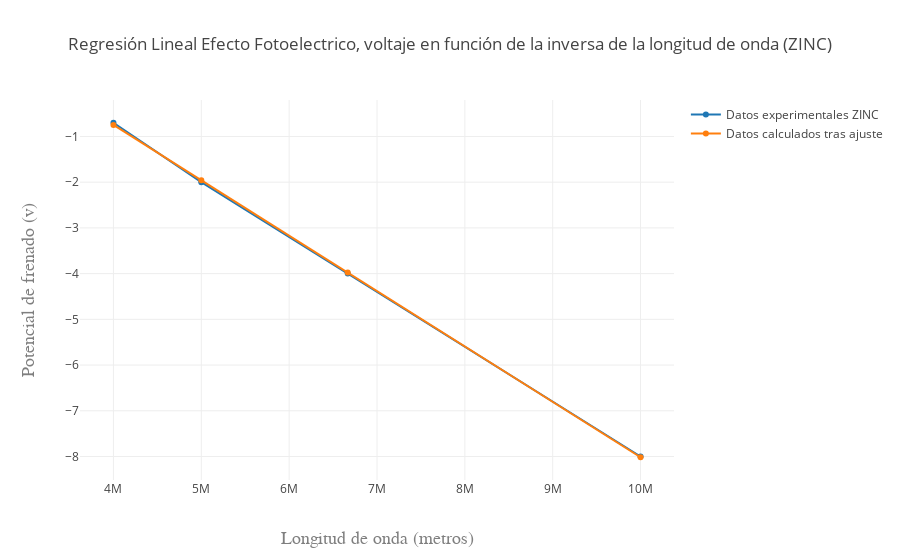

Notebook cell for this chart:
### Code cell
var datos2 = [
  { x: inversa_de_longitudes_de_onda2, 
    y: voltajes_medidos2, name: 'Datos experimentales ZINC' 
   },
  { x: inversa_de_longitudes_de_onda2, 
    y: voltajes_de_frenado_calculados2, name: 'Datos calculados tras ajuste' 
    }
  
];
var layout2 = {
  title: 'Regresión Lineal Efecto Fotoelectrico, voltaje en función de la inversa de la longitud de onda (ZINC)',
  xaxis: { title: 'Longitud de onda (metros)',
    titlefont: { family: 'Courier New, monospace', size: 18, color: '#7f7f7f' }
   
        },
  yaxis: {
    title: 'Potencial de frenado (v)',
     titlefont: {family: 'Courier New, monospace', size: 18, color: '#7f7f7f' }
    
  }
};
Plotly(datos2, layout2,);

### Figure 1 — Plotly figure (JSON) as saved in the notebook; plotly's stock layout.template omitted (floating-point values rounded to 4 significant figures)
{"data": [{"x": [10000000, 6667000.0, 5000000, 4000000.0], "y": [-8, -4, -2, -0.7], "name": "Datos experimentales ZINC"}, {"x": [10000000, 6667000.0, 5000000, 4000000.0], "y": [-8.017, -3.978, -1.959, -0.7469], "name": "Datos calculados tras ajuste"}], "layout": {"title": "Regresión Lineal Efecto Fotoelectrico, voltaje en función de la inversa de la longitud de onda (ZINC)", "xaxis": {"title": "Longitud de onda (metros)", "titlefont": {"family": "Courier New, monospace", "size": 18, "color": "#7f7f7f"}}, "yaxis": {"title": "Potencial de frenado (v)", "titlefont": {"family": "Courier New, monospace", "size": 18, "color": "#7f7f7f"}}}}
